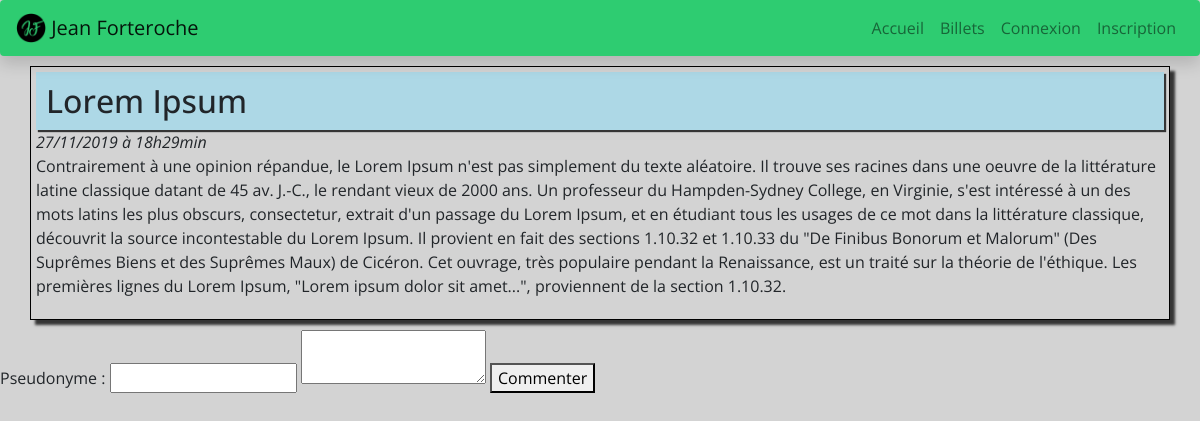
The page /post/12 on the database its author committed.
### tables this page shows
CREATE TABLE `posts` (
  `id` int(11) NOT NULL,
  `title` varchar(255) NOT NULL,
  `content` text NOT NULL,
  `creation_date` datetime NOT NULL
);

### Controller/postController.php (called while the page is built, shortened)
<?php
require_once('./Model/PostManager.php');
class PostController
{
	function __construct()
	{
		$this->postManager = new PostManager();
	}
	public function getPost($postID)
	{
		if ($this->postExist($postID))
		{
			$post = $this->postManager->getPost($postID);
			return $post;
		}
		else
		{
			throw new Exception('Ce post n\'existe pas');
		}
	}
	public function printPost($postID)
	{
			$post = $this->getPost($postID);
			require_once('view/postView.php');
	}
	public function postExist($postID)
	{
		return $this->postManager->postExist($postID);
	}
}

### Model/Manager.php (called while the page is built, shortened)
<?php
class Manager
{
	function __construct()
	{
			$this->db = $this->dbConnect();
	}
    protected function dbConnect()
    {
        $db = new PDO('mysql:host=localhost;dbname=localhost;charset=utf8', 'root', '');
        return $db;
	}
}

### Model/PostManager.php (called while the page is built, shortened)
<?php
require_once('Manager.php');
class PostManager extends Manager
{
    public function getPost($postId)
    {
        $req = $this->db->prepare('SELECT id, title, content, DATE_FORMAT(creation_date, \'%d/%m/%Y à %Hh%imin\') AS creation_date_fr FROM posts WHERE id = ?');
        $req->execute(array($postId));
		$post = $req->fetch();
        return $post;
	}
	public function postExist($postId)
	{
		$req = $this->db->prepare("SELECT COUNT(*) FROM posts WHERE id = ?");
		$req->execute(array($postId));
		$count = $req->fetch();
		return !!$count[0];
	}
}

### View/postView.php (the view, shortened to what this page needs)
<div class="ticket">
	<h2><?= htmlspecialchars($post['title']);?></h2>
	<em><?= $post['creation_date_fr'];?></em>
	<p><?= nl2br(htmlspecialchars_decode($post['content']));?></p>
</div>
<label for='author'>Pseudonyme : </label>
<input type=text id='author' name='author'>
<textarea id='trumbowyg-demo'></textarea>
<button type='button' class='postBtn'>Commenter</button>
<?php require_once('template.php'); ?>

### Public/style.css (style rules this page uses)
body { background:lightgrey; font-family: 'Open Sans', sans-serif; height:100%; margin:0; }
* { box-sizing: border-box; -moz-box-sizing: border-box; -webkit-box-sizing: border-box; }
.ticket { width:95%; margin: 10px auto; padding:5px; border:1px black solid; box-shadow: 5px 5px 2.5px 0px rgba(0,0,0,0.75); overflow:hidden; }
h2 { width:100%; padding:10px; background:lightblue; box-shadow: 2px 2px 1px 0px rgba(0,0,0,0.75); }
.ticket>h2 { margin:auto; }

### rows shown on the page
posts: title "Lorem Ipsum", content "Contrairement à une opinion répandue, le Lorem Ipsum n'est pas simplement du texte aléatoire. Il trouve ses racines dans une oeuvre de la littérature latine classique datant de 45 av. J.-C., le rendant vieux de 2000 ans. Un professeur du Hampden-Sydney College, en Virginie, s'est intéressé à un des mots latins les plus obscurs, consectetur, extrait d'un passage du Lorem Ipsum, et en étudiant tous les usages de ce mot dans la littérature classique, découvrit la source incontestable du Lorem Ipsum. Il provient en fait des sections 1.10.32 et 1.10.33 du \"De Finibus Bonorum et Malorum\" (Des Suprêmes Biens et des Suprêmes Maux) de Cicéron. Cet ouvrage, très populaire pendant la Renaissance, est…"

### other values the page prints
$post['creation_date_fr'] "27/11/2019 à 18h29min"
